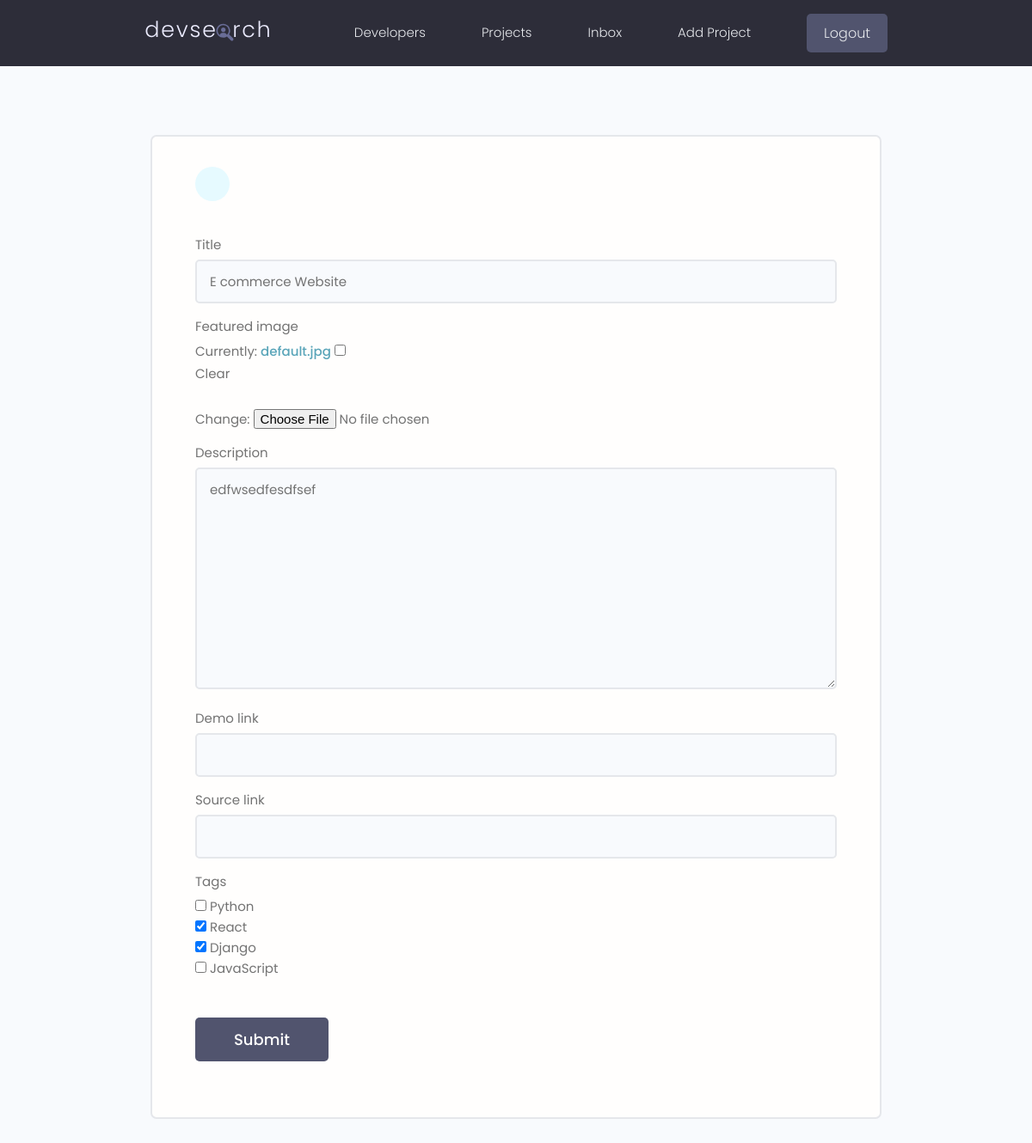
The page /projects/update-project/fe47476c25424ef7b5debc18e89331e5 (signed in) on the database as committed earlier.
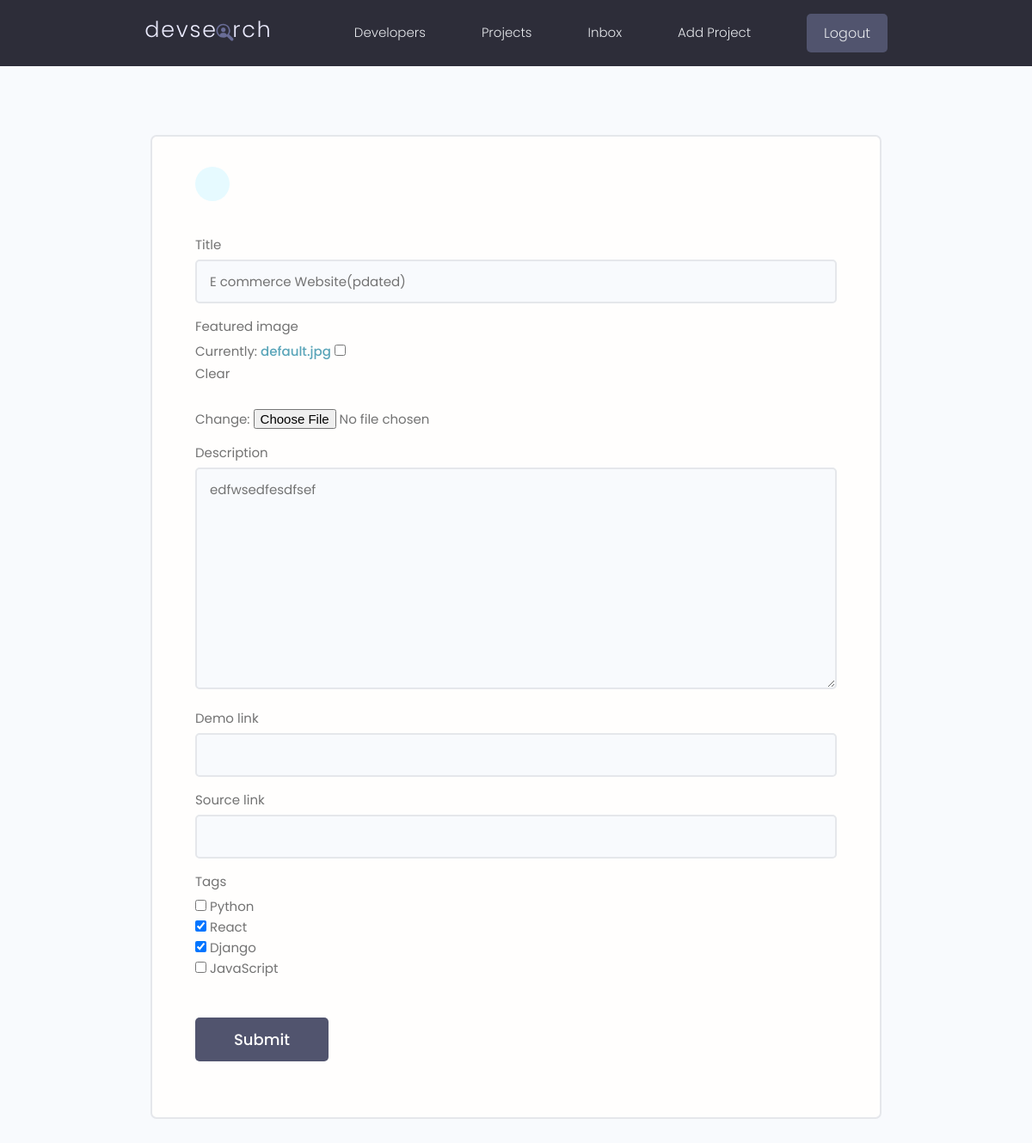
The same page on the database as committed later.
### projects/models.py (models this page shows, shortened)
class Project(models.Model):
    owner = models.ForeignKey(
        Profile, null=True, blank=True, on_delete=models.SET_NULL)
    title = models.CharField(max_length=200)
    description = models.TextField(null=True, blank=True)
    featured_image = models.ImageField(
        null=True, blank=True, default="default.jpg")
    demo_link = models.CharField(max_length=2000, null=True, blank=True)
    source_link = models.CharField(max_length=2000, null=True, blank=True)
    tags = models.ManyToManyField('Tag', blank=True)
    vote_total = models.IntegerField(default=0, null=True, blank=True)
    vote_ratio = models.IntegerField(default=0, null=True, blank=True)
    created = models.DateTimeField(auto_now_add=True)
    id = models.UUIDField(default=uuid.uuid4, unique=True,
                          primary_key=True, editable=False)

### projects/views.py (the view)
# urls.py: path('update-project/<str:pk>', views.updareProject, name='update-project'),
@login_required(login_url='login')
def updareProject(request, pk):
    project = Project.objects.get(id=pk)
    form = ProjectForms(instance=project)
    if request.method == 'POST':
        form = ProjectForms(request.POST, request.FILES, instance=project)
        if form.is_valid():
            form.save()
            return redirect('projects')
    context = {'form': form}
    return render(request, 'projects/project_form.html', context)

### projects/forms.py
class ProjectForms(ModelForm):
    class Meta:
        model = Project
        fields = ['title', 'featured_image', 'description',
                  'demo_link', 'source_link', 'tags']
        widgets = {
            'tags': forms.CheckboxSelectMultiple(),
        }
    def __init__(self, *args, **kwargs):
        super(ProjectForms, self).__init__(*args, **kwargs)
        for name, field in self.fields.items():
            field.widget.attrs.update({'class': 'input'})

### projects/models.py (called while the page is built)
    def __str__(self):
        return self.name

### projects/templates/projects/project_form.html (shortened to what this page needs)
{% extends 'main.html' %}
{% block content %}
    <main class="formPage my-xl">
        <div class="content-box">
            <div class="formWrapper">
                <a class="backButton" href="#"></a>
                <br>
                <form class="form" method="POST" enctype="multipart/form-data">
                    {% for field in form%}
                    <div class="form__field">
                        <label for="formInput#text">{{field.label}}</label>
                        {{field}}
                    </div>
                    {% endfor %}
                    <input class="btn btn--sub btn--lg  my-md" type="submit" value="Submit" />
                </form>
            </div>
        </div>
    </main>
{% endblock %}

Rows that differ between the two databases and show on the page:
changed Project "edfwsedfesdfsef": title "E commerce Website" → "E commerce Website(pdated)"
